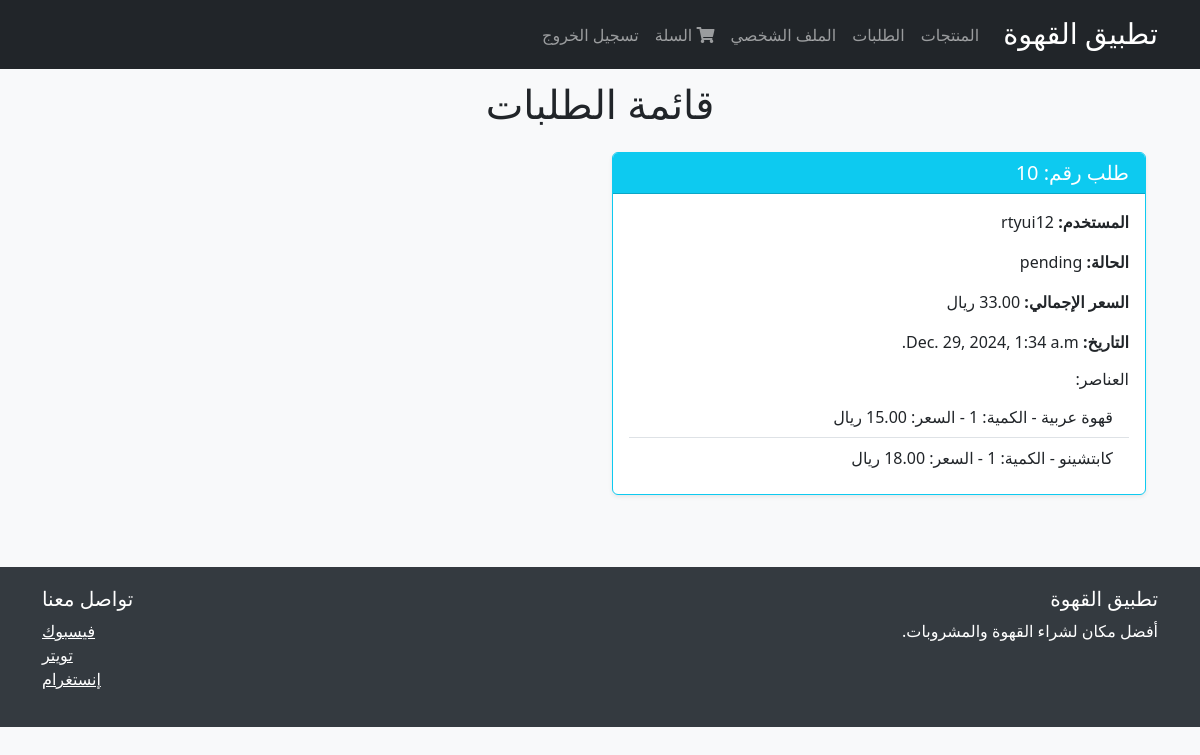
The app's page /orders/orders/ (signed in) with its own data.
### orders/models.py (models this page shows, shortened)
class Order(models.Model):
    STATUS_CHOICES = [
        ('pending', 'قيد الانتظار'),
        ('processing', 'قيد التحضير'),
        ('completed', 'مكتمل'),
        ('cancelled', 'ملغي'),
    ]
    user = models.ForeignKey(User, on_delete=models.CASCADE)
    status = models.CharField(max_length=20, choices=STATUS_CHOICES, default='pending')
    created_at = models.DateTimeField(auto_now_add=True)
    updated_at = models.DateTimeField(auto_now=True)
    total_price = models.DecimalField(max_digits=10, decimal_places=2)

class OrderItem(models.Model):
    order = models.ForeignKey(Order, related_name='items', on_delete=models.CASCADE)
    product = models.ForeignKey(Product, on_delete=models.CASCADE)
    quantity = models.PositiveIntegerField()
    price = models.DecimalField(max_digits=10, decimal_places=2)  # سعر المنتج وقت الطلب

### products/models.py (models this page shows, shortened)
class Product(models.Model):
    CATEGORY_CHOICES = [
        ('drinks', 'مشروبات'),
        ('snacks', 'وجبات خفيفة'),
    ]
    name = models.CharField(max_length=255, verbose_name='اسم المنتج')
    description = models.TextField(verbose_name='وصف المنتج')
    price = models.DecimalField(max_digits=10, decimal_places=2, verbose_name='السعر')
    stock = models.IntegerField(verbose_name='الكمية المتوفرة')
    category = models.CharField(
        max_length=10,
        choices=CATEGORY_CHOICES,
        default='drinks',
        verbose_name='الفئة'
    )
    image = models.ImageField(upload_to='products/', null=True, blank=True, verbose_name='صورة المنتج')
    class Meta:
        verbose_name = 'منتج'
        verbose_name_plural = 'منتجات'
        ordering = ['category', 'name']

### orders/views.py (the view)
# urls.py: path('orders/', views.order_list, name='order_list'),
def order_list(request):
    if request.user.is_staff or request.user.is_superuser:
        orders = Order.objects.all()
    else:
        orders = Order.objects.filter(user=request.user)
    return render(request, 'orders/list.html', {'orders': orders})

### templates/orders/list.html (shortened to what this page needs)
{% extends 'base.html' %}
{% block content %}
<div class="container mt-4">
    <h1 class="my-4 text-center">قائمة الطلبات</h1>
    <div class="row">
        {% for order in orders %}
        <div class="col-md-6 mb-4">
            <div class="card border-info shadow-sm">
                <div class="card-header bg-info text-white">
                    <h5 class="card-title mb-0">طلب رقم: {{ order.id }}</h5>
                </div>
                <div class="card-body">
                    <p class="card-text"><strong>المستخدم:</strong> {{ order.user.username }}</p>
                    <p class="card-text"><strong>الحالة:</strong> {{ order.status }}</p>
                    <p class="card-text"><strong>السعر الإجمالي:</strong> {{ order.total_price }} ريال</p>
                    <p class="card-text"><strong>التاريخ:</strong> {{ order.created_at }}</p>
                    <h6 class="mt-3">العناصر:</h6>
                    <ul class="list-group list-group-flush">
                        {% for item in order.items.all %}
                        <li class="list-group-item">{{ item.product.name }} - الكمية: {{ item.quantity }} - السعر: {{ item.price }} ريال</li>
                        {% endfor %}
                    </ul>
                </div>
            </div>
        </div>
        {% endfor %}
    </div>
</div>
{% endblock %}

### templates/base.html (style rules this page uses)
body { padding-top: 56px; background-color: #f8f9fa; }

### records on screen
Order: id "10", user.username "rtyui12", status "pending", created_at "Dec. 29, 2024, 1:34 a.m."
OrderItem: product.name "قهوة عربية", quantity "1"
OrderItem: product.name "كابتشينو", quantity "1"
